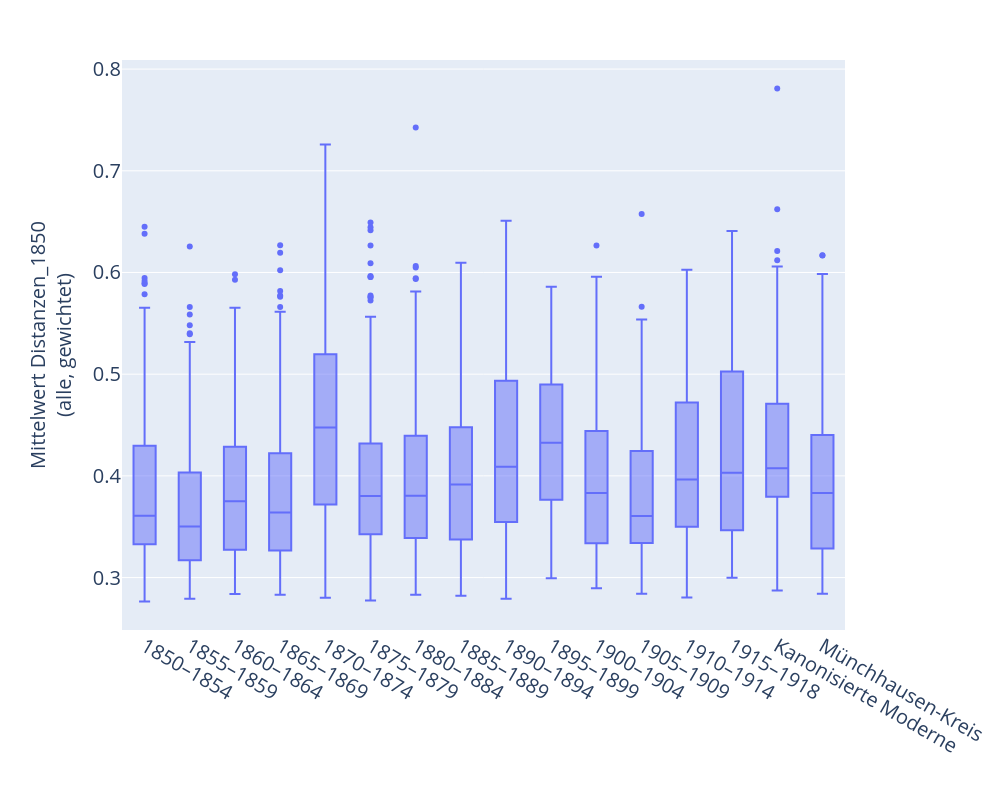

Notebook code for this chart:
### Code cell
meta_plot = pd.DataFrame()

for corpus_query in queries_b:
    this_meta = meta_all.query(corpus_query)
    this_corpus_dm = this_dm.loc[meta_1850.id, this_meta.id]
    this_distances = this_corpus_dm.mean()

    meta_add = pd.DataFrame()
    meta_add[['author', 'title', 'year', 'count', 'mode_score_strikt1850']] = this_meta[[
        'author', 'title', 'year', 'count', 'mode_score_strikt1850'
    ]]
    meta_add['corpus'] = queries_b[corpus_query]
    meta_add['dist'] = this_distances.tolist()
    
    meta_plot = pd.concat([meta_plot, meta_add])
    
fig = px.box(
    meta_plot,
    x = 'corpus',
    y = 'dist',
    # points = 'all',
    hover_data = ['author', 'title'],
    labels = {'dist' : '<br>Mittelwert Distanzen_1850<br>(alle, gewichtet)', 'corpus' : ''}
)

fig.update_layout(
    width = 1000, height = 800,
    xaxis=dict(tickfont=dict(size=20), titlefont=dict(size=20)),
    yaxis=dict(tickfont=dict(size=20), titlefont=dict(size=20)),
    showlegend = False
)

fig.show()

### Figure 1 — Plotly figure (JSON) as saved in the notebook; plotly's stock layout.template omitted (floating-point values rounded to 4 significant figures; data arrays with more than 128 entries replaced by an {"elided": "..."} marker saying what was removed)
{"data": [{"alignmentgroup": "True", "customdata": {"elided": "2103x2 str values"}, "hovertemplate": "=%{x}<br><br>Mittelwert Distanzen_1850<br>(alle, gewichtet)=%{y}<br>author=%{customdata[0]}<br>title=%{customdata[1]}<extra></extra>", "legendgroup": "", "marker": {"color": "#636efa"}, "name": "", "notched": false, "offsetgroup": "", "orientation": "v", "showlegend": false, "type": "box", "x": {"elided": "2103 str values"}, "x0": " ", "xaxis": "x", "y": {"elided": "2103 float values"}, "y0": " ", "yaxis": "y"}], "layout": {"boxmode": "group", "height": 800, "legend": {"tracegroupgap": 0}, "margin": {"t": 60}, "showlegend": false, "width": 1000, "xaxis": {"anchor": "y", "domain": [0, 1], "tickfont": {"size": 20}, "title": {"font": {"size": 20}, "text": ""}}, "yaxis": {"anchor": "x", "domain": [0, 1], "tickfont": {"size": 20}, "title": {"font": {"size": 20}, "text": "<br>Mittelwert Distanzen_1850<br>(alle, gewichtet)"}}}}
